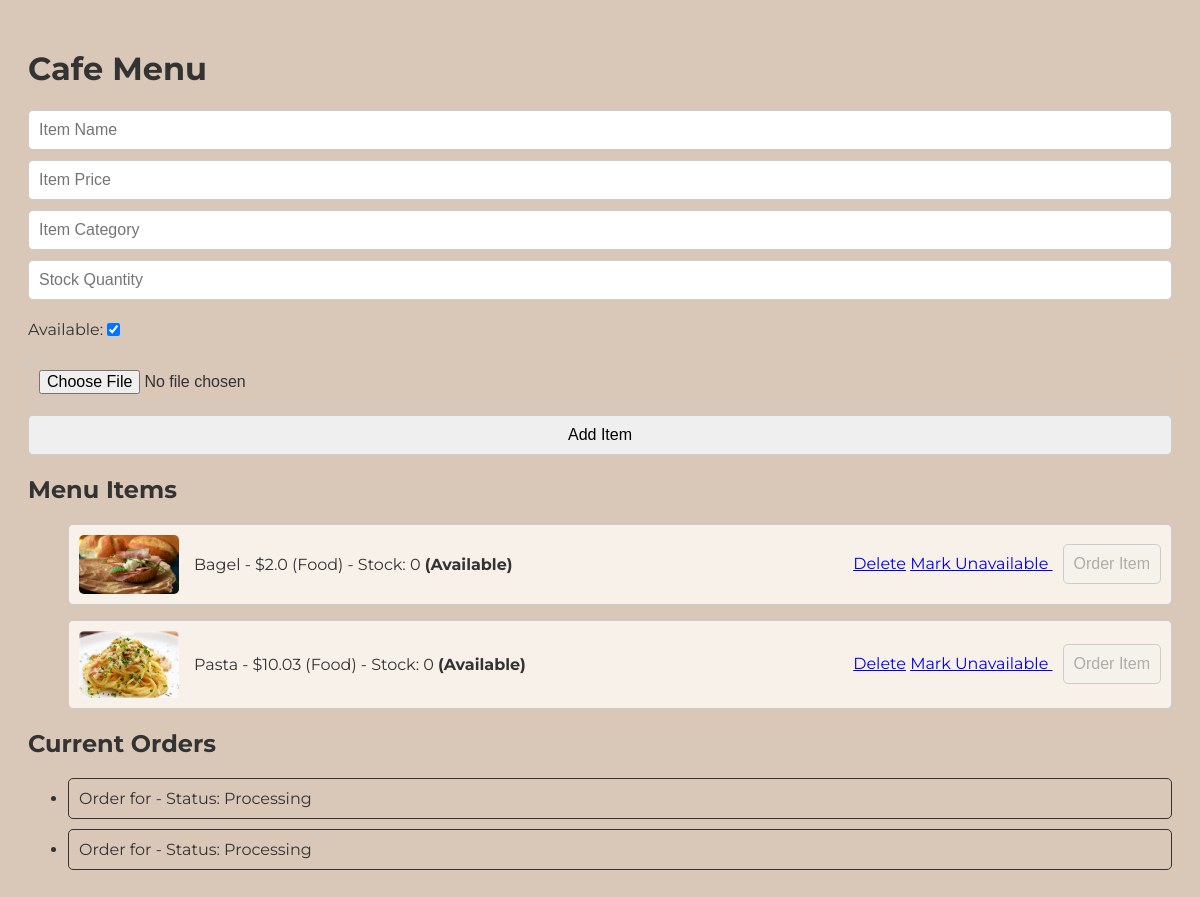
The page / on the database its author committed.
### app.py (models this page shows)
class MenuItem(db.Model):
    id = db.Column(db.Integer, primary_key=True)
    name = db.Column(db.String(100), nullable=False)
    price = db.Column(db.Float, nullable=False)
    category = db.Column(db.String(50), nullable=False)
    available = db.Column(db.Boolean, default=True, nullable=False)
    stock = db.Column(db.Integer, default=0, nullable=False)
    image_path = db.Column(db.String(200))

class Order(db.Model):
    id = db.Column(db.Integer, primary_key=True)
    menu_item_id = db.Column(db.Integer, db.ForeignKey('menu_item.id'), nullable=False)
    status = db.Column(db.String(50), default="Processing")
    menu_item = db.relationship('MenuItem')

### app.py (the view)
@app.route('/')
def index():
    items = MenuItem.query.all()
    orders = Order.query.all()
    return render_template('index.html', items=items, orders=orders)

### templates/index.html (shortened to what this page needs)
<!DOCTYPE html>
<html lang="en">
<head>
</head>
<body>
    <h1>Cafe Menu</h1>
    <form method="POST" action="/add" enctype="multipart/form-data">
        <input type="text" name="name" placeholder="Item Name" required>
        <input type="number" name="price" placeholder="Item Price" step="0.01" required>
        <input type="text" name="category" placeholder="Item Category" required>
        <input type="number" name="stock" placeholder="Stock Quantity" required>
        <div class="checkbox-label">
            <label for="available">Available:</label>
            <input type="checkbox" name="available" checked>
        </div>
        <input type="file" name="image_file" accept="image/*" required>
        <button type="submit">Add Item</button>
    </form>
    <h2>Menu Items</h2>
    <ul>
        {% for item in items %}
            <li class="menu-item">
                <div class="item-details">
                    <img src="{{ url_for('static', filename='uploads/' ~ item.image_path) }}" alt="{{ item.name }}">
                    <span>{{ item.name }} - ${{ item.price }} ({{ item.category }}) - Stock: {{ item.stock }}
                        {% if item.available %}
                            <strong class="availability">(Available)</strong>
                        {% else %}
                            <strong class="unavailable availability">(Unavailable)</strong>
                        {% endif %}
                    </span>
                </div>
                <div>
                    <a href="/delete/{{ item.id }}">Delete</a>
                    <a href="/toggle_availability/{{ item.id }}">
                        {% if item.available %} Mark Unavailable {% else %} Mark Available {% endif %}
                    </a>
                    <form method="POST" action="/order" style="display:inline;">
                        <button type="submit" {% if not item.available or item.stock == 0 %} disabled {% endif %}>
                            Order Item
                        </button>
                    </form>
                </div>
            </li>
        {% endfor %}
    </ul>
    <div class="orders">
        <h2>Current Orders</h2>
        <ul>
            {% for order in orders %}
                <li class="order-item">
                    Order for {{ order.menu_item.name }} - Status: {{ order.status }}
                </li>
            {% endfor %}
        </ul>
    </div>
</body>
</html>

### templates/index.html (style rules this page uses)
body { font-family: 'Montserrat', sans-serif; background-color: #d9c7b7; color: #333; padding: 20px; }
form { margin-bottom: 20px; display: flex; flex-direction: column; gap: 10px; }
input, button { padding: 10px; font-size: 16px; border: 1px solid #ccc; border-radius: 5px; }
img { width: 100px; height: auto; border-radius: 5px; margin-right: 15px; }
.menu-item { display: flex; align-items: center; margin-bottom: 15px; padding: 10px; border: 1px solid #ccc; border-radius: 5px; background-color: #f8f1e9; justify-content: space-between; }
.menu-item button { margin-left: 10px; flex-shrink: 0; }
.item-details { display: flex; align-items: center; flex-grow: 1; }
.availability { margin-left: auto; }
.orders { margin-top: 20px; }
.order-item { border: 1px solid #333; padding: 10px; margin-bottom: 10px; border-radius: 5px; }
.checkbox-label { display: flex; align-items: center; margin: 10px 0; }

### rows shown on the page
MenuItem: image_path (picture), name "Bagel", price "2.0", category "Food", stock "0", available "(Available)"
MenuItem: image_path (picture), name "Pasta", price "10.03", category "Food", stock "0", available "(Available)"
Order: status "Processing"
Order: status "Processing"
